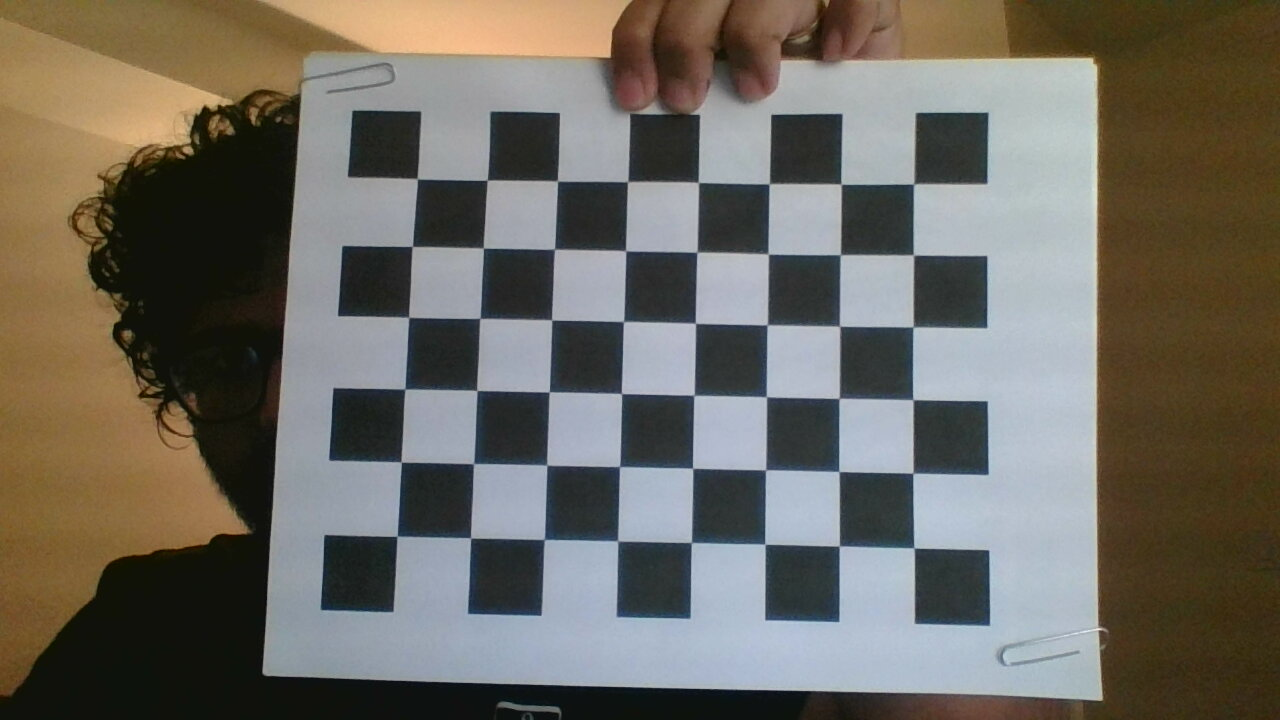
#> input picture Calibration/images/2019-05-0906:56:05.jpg, 1280 x 720 px; its folder holds only this picture in this run
$ python main.py
#> lines starting #> are read from the running program, lines starting #| are printed output that depends on the picture; after the words box and inside, x2 and y2 are one past the last pixel; in counts of white or black regions, pixels touching at a corner belong together; long printed decimals are rounded
import cv2 as opencv
import numpy as np
import glob

images = glob.glob('images/*.jpg')

patternX = 8
patternY = 6

criteria = (opencv.TERM_CRITERIA_EPS + opencv.TERM_CRITERIA_MAX_ITER, 30, 0.001)

objp = np.zeros((patternX * patternY, 3), np.float32)
objp[:, :2] = np.mgrid[0:8, 0:6].T.reshape(-1,2)

points2d = []
points3d = []

for filename in images:
    image = opencv.imread(filename)
#> image is the input picture: shape (720, 1280, 3); mean B, G, R 97.2, 105.8, 109.7
    gray = opencv.cvtColor(image, opencv.COLOR_BGR2GRAY)
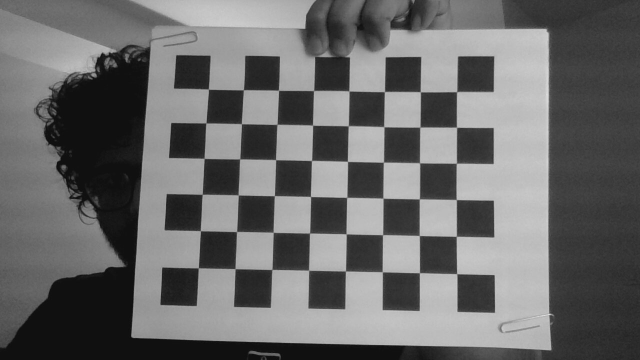
#> gray: shape (720, 1280) (shown at 1/2 size); min 9, max 237, mean 106

    ret, corners = opencv.findChessboardCorners(gray, (patternX, patternY), None)
#> ret = True; corners = 48 rows, first 8: [417.3, 178.6], [487.1, 180.2], [557.4, 180.9], [627.5, 181.8], [701, 183], [768.8, 184.4], [841.1, 184.4], [913.6, 184.4]

    if ret:
        points3d.append(objp)

        finesedCorners = opencv.cornerSubPix(gray, corners, (11,11), (-1,-1), criteria)
#> finesedCorners = 48 rows, first 8: [417.3, 178.8], [487.2, 180.2], [557.4, 181], [627.7, 181.7], [698.3, 182.4], [769.3, 183.7], [841, 184.2], [913.7, 184]
        points2d.append(finesedCorners)

        opencv.drawChessboardCorners(image, (patternX, patternY), finesedCorners, ret)
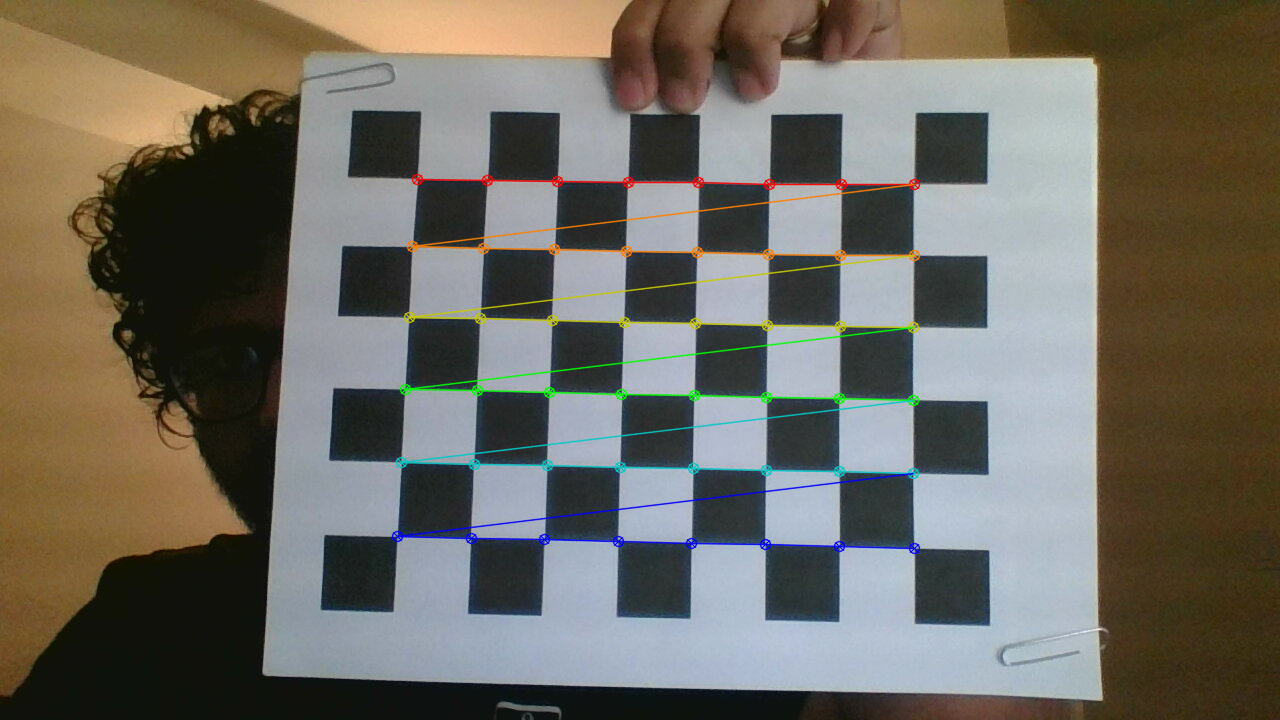
#> image: shape (720, 1280, 3); 2.23% of pixels changed, all inside (x1, y1, x2, y2) = (391, 173, 921, 555)

        opencv.imshow(filename, image)
        opencv.waitKey(500)

print(points3d)
print(points2d)
#> (printed output is left out)

ret, mtx, dist, rvecs, tvecs = opencv.calibrateCamera(points3d, points2d, gray.shape[::-1], None, None)
#> ret = 0.365; mtx = [[3188.1, 0, 511.2], [0, 3469.8, 475.2], [0, 0, 1]]; dist = [[-1.65, 100.2, -0.00525, 0.00734, -1419]]; rvecs = ([-0.377, 0.0545, 0.0315],); tvecs = ([-1.35, -3.88, 45.12],)

print(mtx)
#| [[3.18812942e+03 0.00000000e+00 5.11171416e+02]
#|  [0.00000000e+00 3.46975381e+03 4.75166138e+02]
#|  [0.00000000e+00 0.00000000e+00 1.00000000e+00]]

$ run again, on Calibration/images/2019-05-0906:56:28.jpg
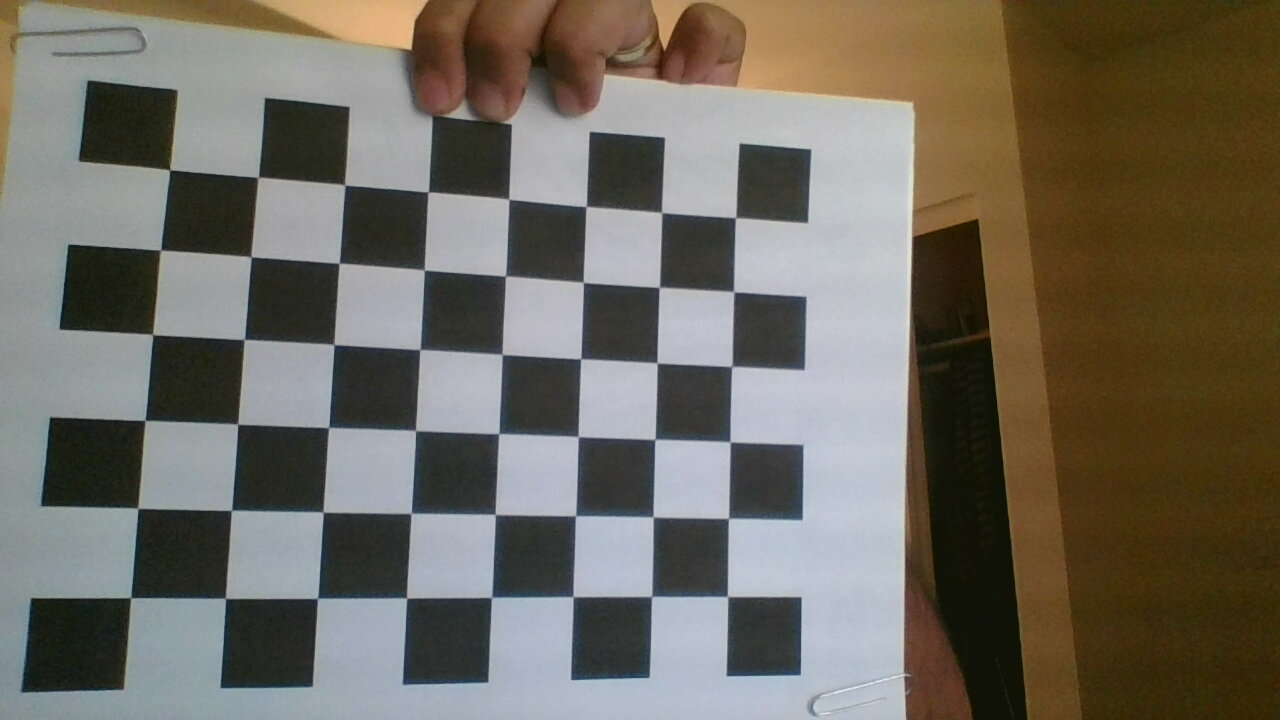
#> input picture Calibration/images/2019-05-0906:56:28.jpg, 1280 x 720 px
#> image is the input picture: shape (720, 1280, 3); mean B, G, R 95.3, 106, 111.2
#> `gray = opencv.cvtColor(image, opencv.COLOR_BGR2GRAY)`:
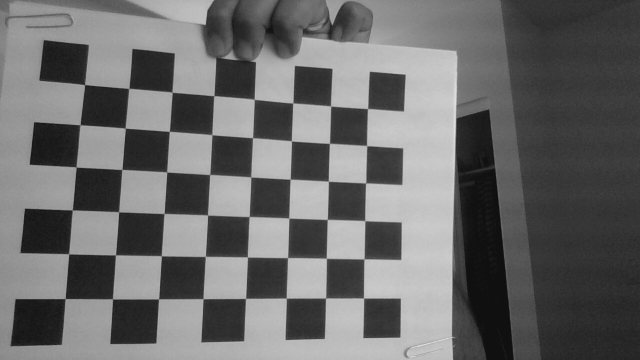
#> gray: shape (720, 1280) (shown at 1/2 size); min 10, max 236, mean 106.3
#> `ret, corners = opencv.findChessboardCorners(gray, (patternX, patternY)..`: ret = True; corners = 48 rows, first 8: [169.9, 170.1], [258.1, 177.7], [345, 185.5], [427.9, 192.2], [509.1, 199.3], [586, 206.6], [661.5, 212.5], [735.2, 218]
#> finesedCorners = 48 rows, first 8: [169.7, 169.7], [258.3, 177.3], [344.7, 184.8], [428.2, 192], [508.8, 199.2], [586.2, 206.5], [661.6, 212.5], [735.5, 217.7]
#> `opencv.drawChessboardCorners(image, (patternX, patternY), finesedCorne..`:
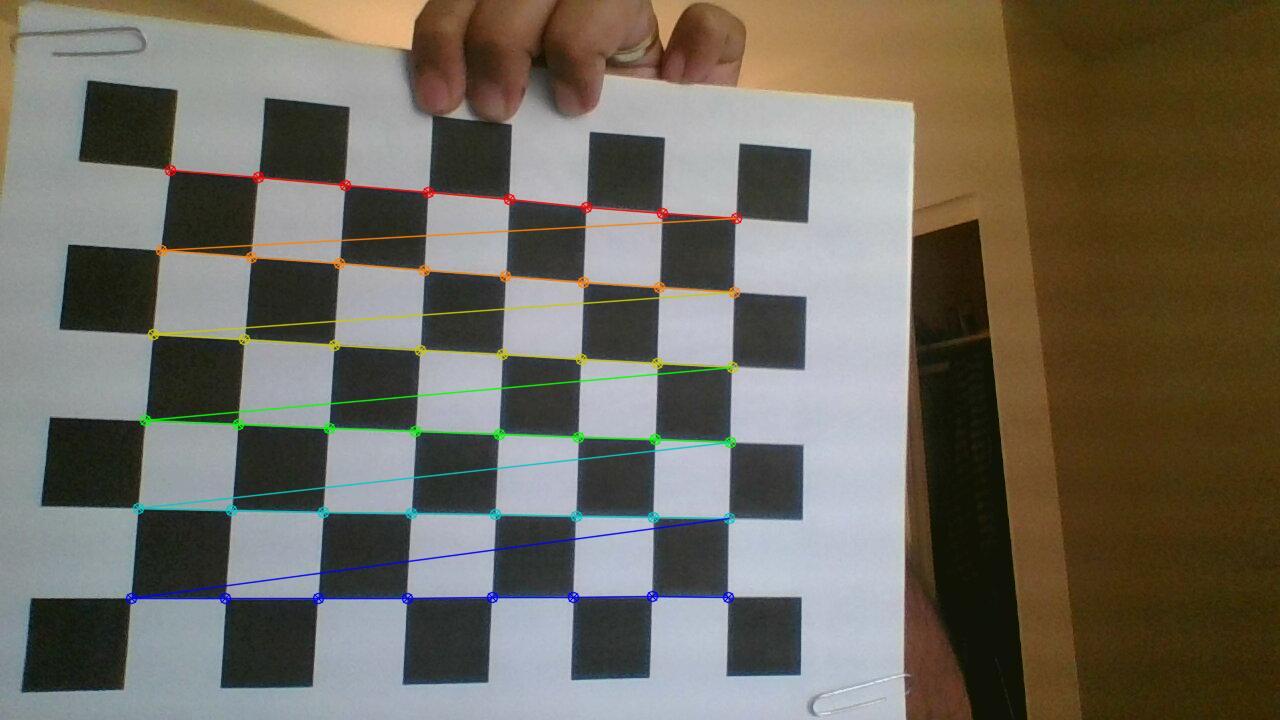
#> image: shape (720, 1280, 3); 2.51% of pixels changed, all inside (x1, y1, x2, y2) = (125, 164, 743, 605)
#> (printed output is left out)
#> `ret, mtx, dist, rvecs, tvecs = opencv.calibrateCamera(points3d, points..`: ret = 0.572; mtx = [[445.4, 0, 653.2], [0, 451.8, 449], [0, 0, 1]]; dist = [[0.0221, -0.00265, -0.000895, 0.0051, -0.00351]]; rvecs = ([-0.0575, -0.107, 0.0286],); tvecs = ([-5.86, -3.31, 5.38],)
#| [[445.361   0.         653.200]
#|  [  0.         451.806 449.048]
#|  [  0.           0.           1.        ]]

$ run again, on Calibration/images/2019-05-0906:56:32.jpg
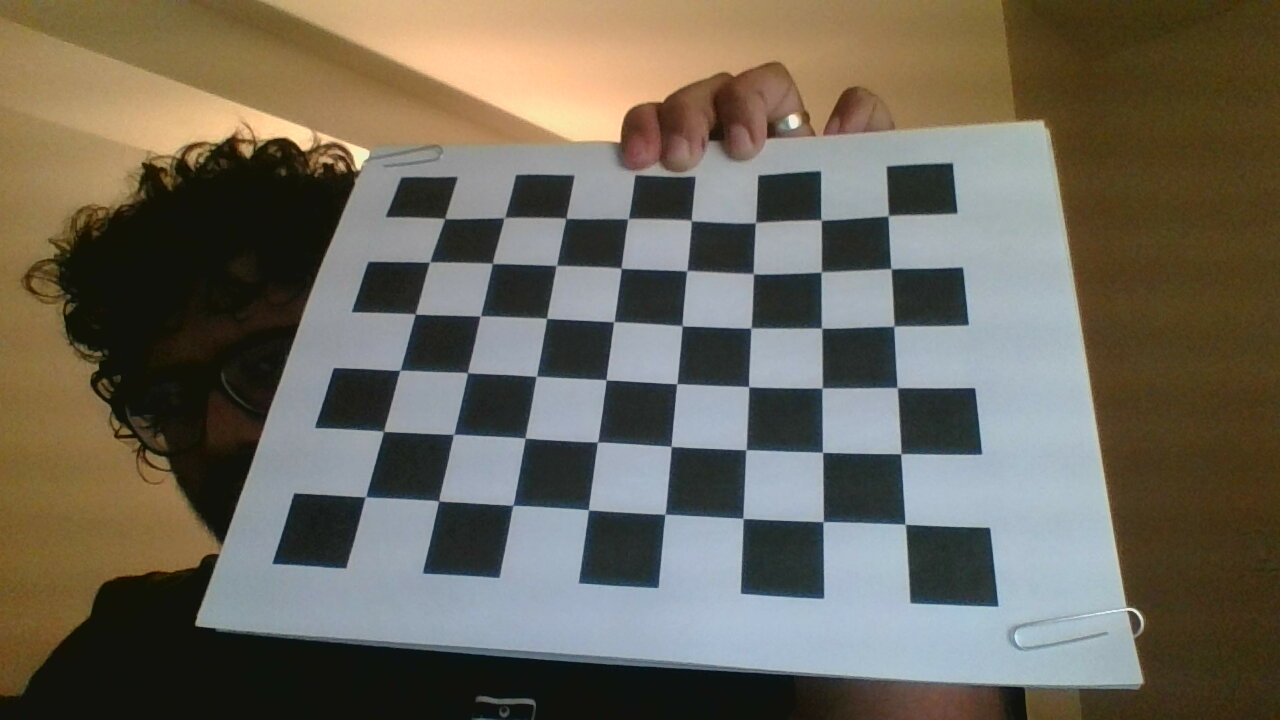
#> input picture Calibration/images/2019-05-0906:56:32.jpg, 1280 x 720 px
#> image is the input picture: shape (720, 1280, 3); mean B, G, R 90.2, 103.1, 108.4
#> `gray = opencv.cvtColor(image, opencv.COLOR_BGR2GRAY)`:
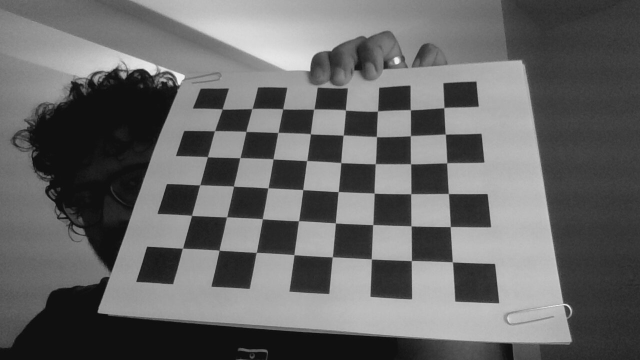
#> gray: shape (720, 1280) (shown at 1/2 size); min 9, max 248, mean 103.2
#> `ret, corners = opencv.findChessboardCorners(gray, (patternX, patternY)..`: ret = True; corners = 48 rows, first 8: [444.8, 218.5], [503.5, 218.4], [565.9, 218.4], [628.1, 218.8], [691.3, 220.7], [755.3, 222.6], [821.4, 220.4], [888.3, 215.5]
#> finesedCorners = 48 rows, first 8: [444.7, 218.5], [504.4, 217.6], [565.9, 218.3], [628.1, 218.6], [691.3, 220.5], [755.4, 222.6], [821.1, 220.1], [888.3, 215.7]
#> `opencv.drawChessboardCorners(image, (patternX, patternY), finesedCorne..`:
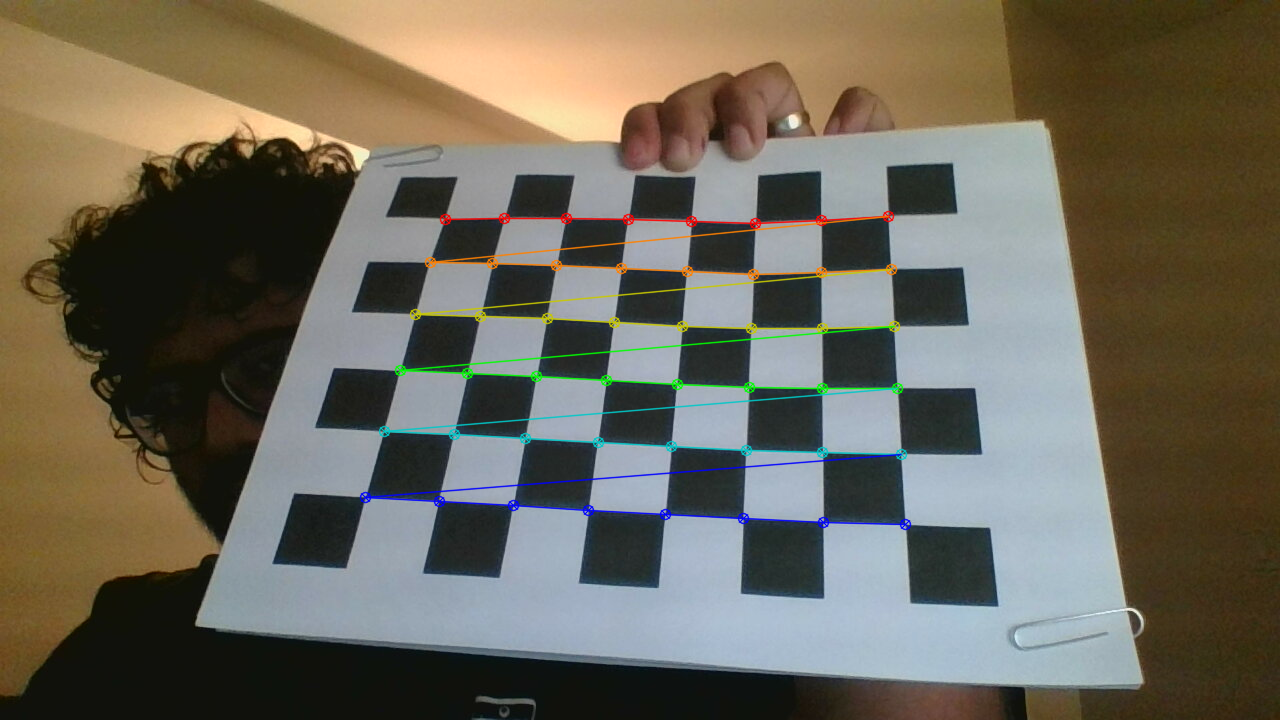
#> image: shape (720, 1280, 3); 2.15% of pixels changed, all inside (x1, y1, x2, y2) = (359, 210, 912, 531)
#> (printed output is left out)
#> `ret, mtx, dist, rvecs, tvecs = opencv.calibrateCamera(points3d, points..`: ret = 1.14; mtx = [[1106, 0, 525.8], [0, 1419.4, 534.7], [0, 0, 1]]; dist = [[-0.548, 4.12, -0.0439, -0.0104, -7.26]]; rvecs = ([-0.755, 0.154, 0.12],); tvecs = ([-1.32, -4.01, 18.05],)
#| [[1.10595259e+03 0.00000000e+00 5.25825026e+02]
#|  [0.00000000e+00 1.41941738e+03 5.34724737e+02]
#|  [0.00000000e+00 0.00000000e+00 1.00000000e+00]]
